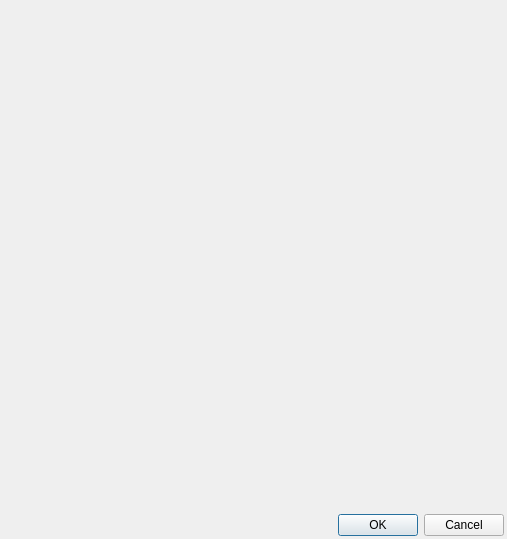
<?xml version="1.0" encoding="UTF-8"?>
<ui version="4.0">
 <class>QgsExpressionBuilderDialogBase</class>
 <widget class="QDialog" name="QgsExpressionBuilderDialogBase">
  <property name="geometry">
   <rect>
    <x>0</x>
    <y>0</y>
    <width>507</width>
    <height>539</height>
   </rect>
  </property>
  <property name="windowTitle">
   <string>Expression string builder</string>
  </property>
  <layout class="QGridLayout" name="gridLayout">
   <property name="margin">
    <number>3</number>
   </property>
   <item row="0" column="0">
    <widget class="QgsExpressionBuilderWidget" name="builder" native="true">
     <property name="autoFillBackground">
      <bool>false</bool>
     </property>
     <property name="styleSheet">
      <string notr="true"/>
     </property>
    </widget>
   </item>
   <item row="1" column="0">
    <widget class="QDialogButtonBox" name="buttonBox">
     <property name="orientation">
      <enum>Qt::Horizontal</enum>
     </property>
     <property name="standardButtons">
      <set>QDialogButtonBox::Cancel|QDialogButtonBox::Ok</set>
     </property>
    </widget>
   </item>
  </layout>
 </widget>
 <customwidgets>
  <customwidget>
   <class>QgsExpressionBuilderWidget</class>
   <extends>QWidget</extends>
   <header>qgsexpressionbuilderwidget.h</header>
   <container>1</container>
  </customwidget>
 </customwidgets>
 <resources/>
 <connections>
  <connection>
   <sender>buttonBox</sender>
   <signal>accepted()</signal>
   <receiver>QgsExpressionBuilderDialogBase</receiver>
   <slot>accept()</slot>
   <hints>
    <hint type="sourcelabel">
     <x>227</x>
     <y>494</y>
    </hint>
    <hint type="destinationlabel">
     <x>157</x>
     <y>274</y>
    </hint>
   </hints>
  </connection>
  <connection>
   <sender>buttonBox</sender>
   <signal>rejected()</signal>
   <receiver>QgsExpressionBuilderDialogBase</receiver>
   <slot>reject()</slot>
   <hints>
    <hint type="sourcelabel">
     <x>295</x>
     <y>500</y>
    </hint>
    <hint type="destinationlabel">
     <x>286</x>
     <y>274</y>
    </hint>
   </hints>
  </connection>
 </connections>
</ui>
